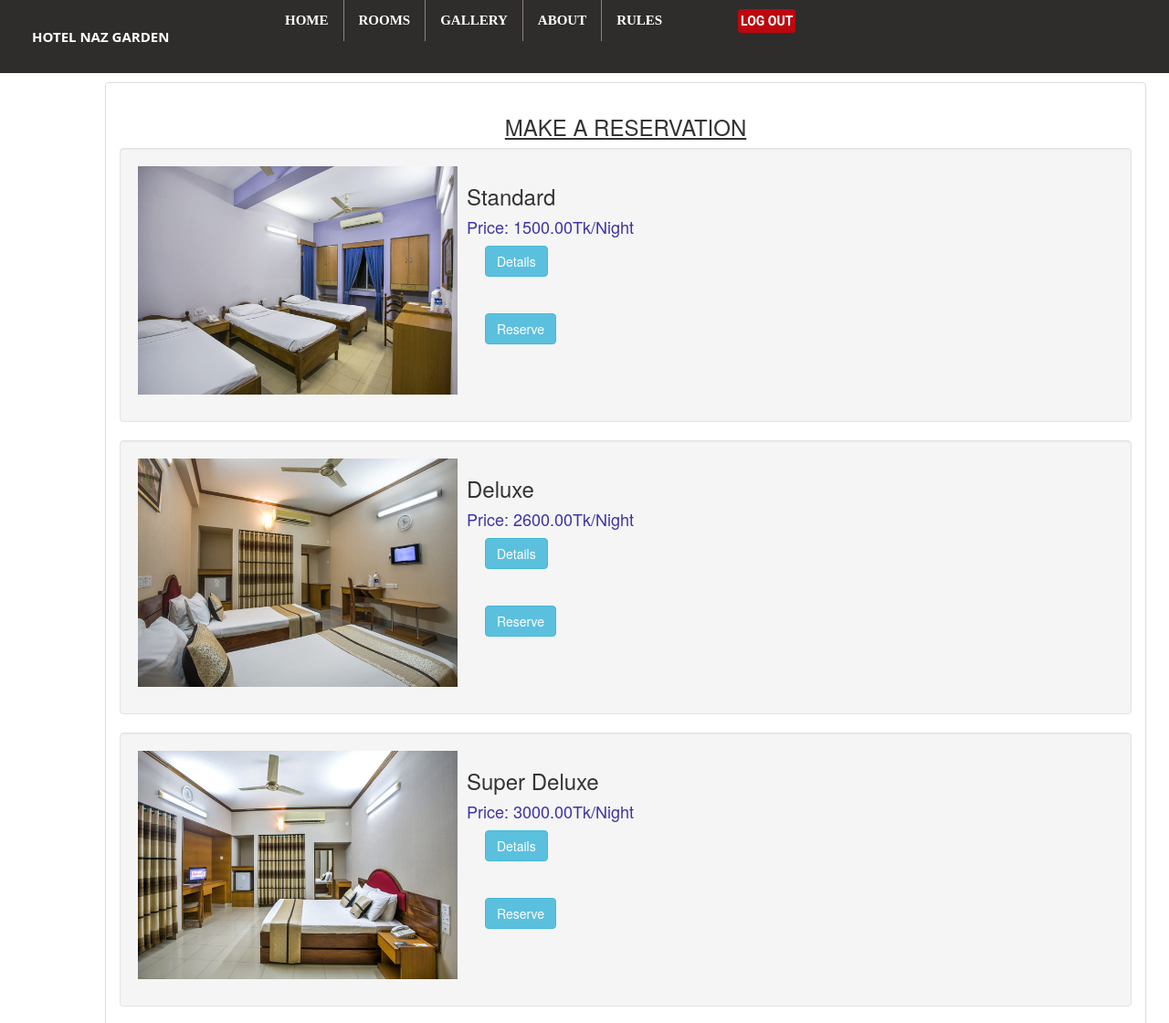
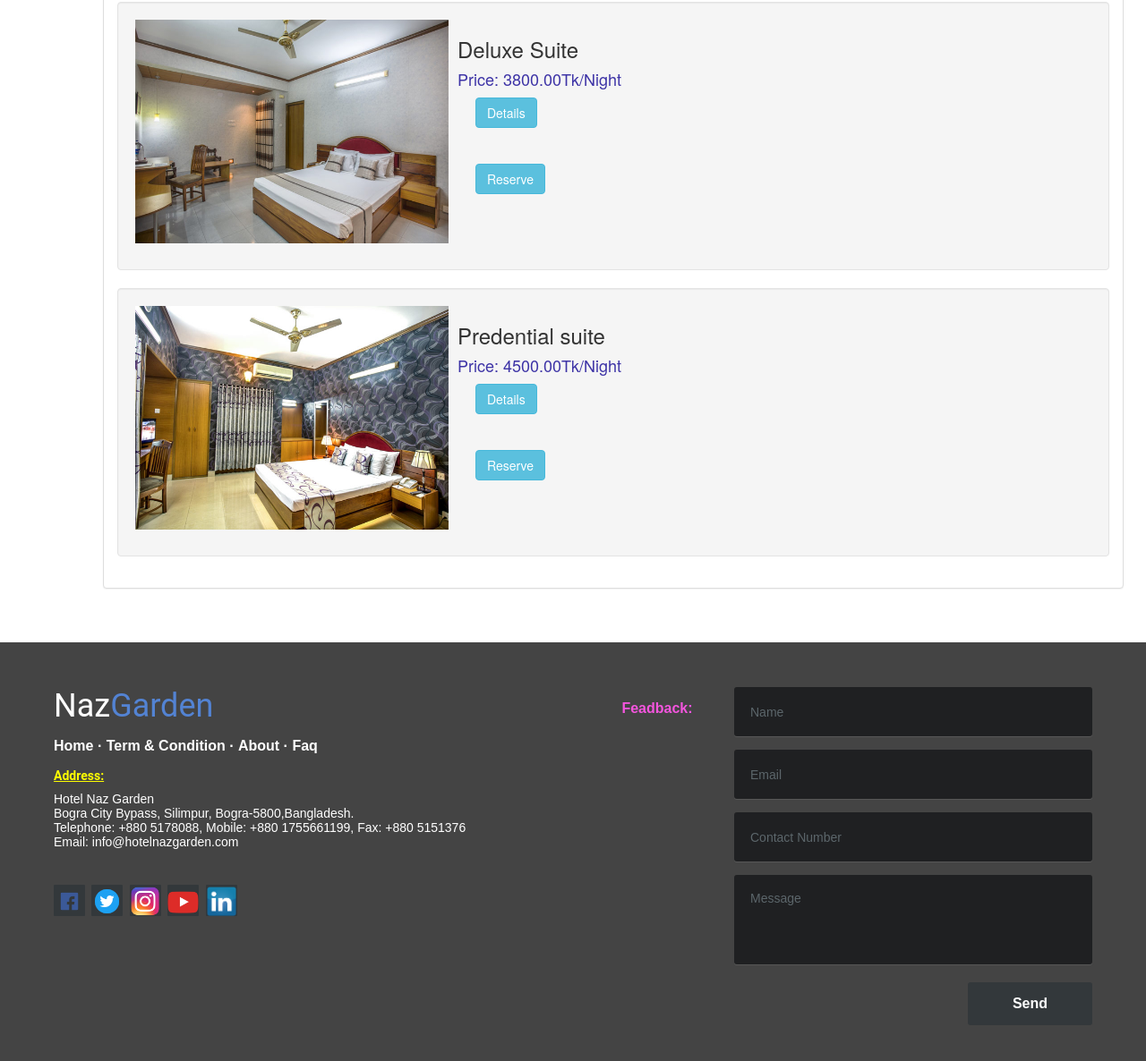
/reservation1.php (signed in), run on the app's committed database (2 pictures, top to bottom).
### tables this page shows
CREATE TABLE `room` (
  `room_id` int(11) NOT NULL,
  `room_type` varchar(50) NOT NULL,
  `price` varchar(11) NOT NULL,
  `photo` varchar(100) NOT NULL,
  `details` varchar(800) NOT NULL
);

### reservation1.php (the view, shortened to what this page needs)
<?php
if(!isset($_SESSION['username']) || empty($_SESSION['username'])){
  header("location: login.php");
  exit;
}include 'header2.php';
?>
<html lang = "en">
	<head>
		<link rel = "stylesheet" type = "text/css" href = "css/bootstrap.css " />
		<link rel = "stylesheet" type = "text/css" href = "css/style.css" />
	</head>
<body>
	<div style = "margin-left:100px;margin-top:10px;" class = "container">
		<div class = "panel panel-default">
			<div class = "panel-body">
				<center>
					<strong><h3><u>MAKE A RESERVATION</u></h3></strong></center>
				<?php
					require_once 'admin/connect.php';
					$query = $conn->query("SELECT * FROM `room` ORDER BY `price` ASC") or die(mysql_error());
					while($fetch = $query->fetch_array()){
				?>
					<div class = "well" style = "height:300px; width:100%;">
						<div style = "float:left;">
							<img src = "photo/<?php echo $fetch['photo']?>" height = "250" width = "350"/>
						</div>
            <div style = "float:left; margin-left:10px;">
							<h3><?php echo $fetch['room_type']?></h3>
					<h4 style = "color:#3d33a6;"><?php echo "Price: ".$fetch['price'].".00"."Tk/Night"?></h4>
                <a style = "margin-left:20px;" href = "room_details1.php?room_id=<?php echo $fetch['room_id']?>"
                class = "btn btn-info">Details</a>
							<br /><br /><br />
							<a style = "margin-left:20px;" href = "add_reserve.php?room_id=<?php echo $fetch['room_id']?>"
								class = "btn btn-info"> Reserve</a>
						</div>
					</div>
				<?php
					}
				?>
			</div>
		</div>
	</div>
	<br />
	<br />
</body>
<?php
 include 'footer.php';
?>

### data on the page
room: photo (picture), room_type "Standard", price "1500"
room: photo (picture), room_type "Deluxe", price "2600"
room: photo (picture), room_type "Super Deluxe", price "3000"
room: photo (picture), room_type "Deluxe Suite", price "3800"
room: photo (picture), room_type "Predential suite", price "4500"
